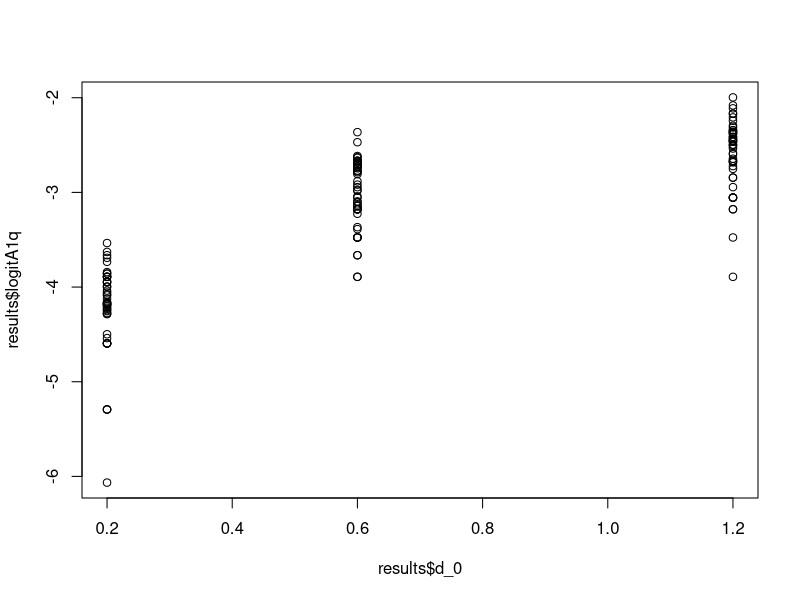
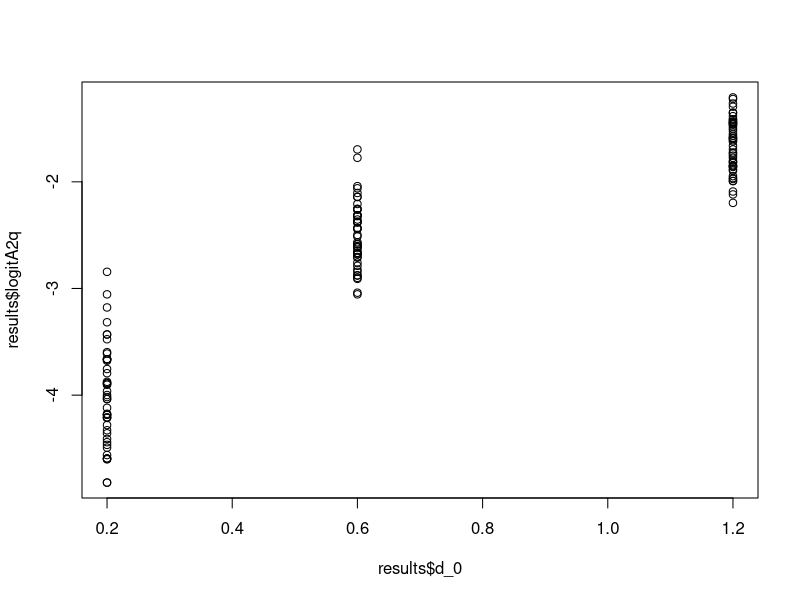
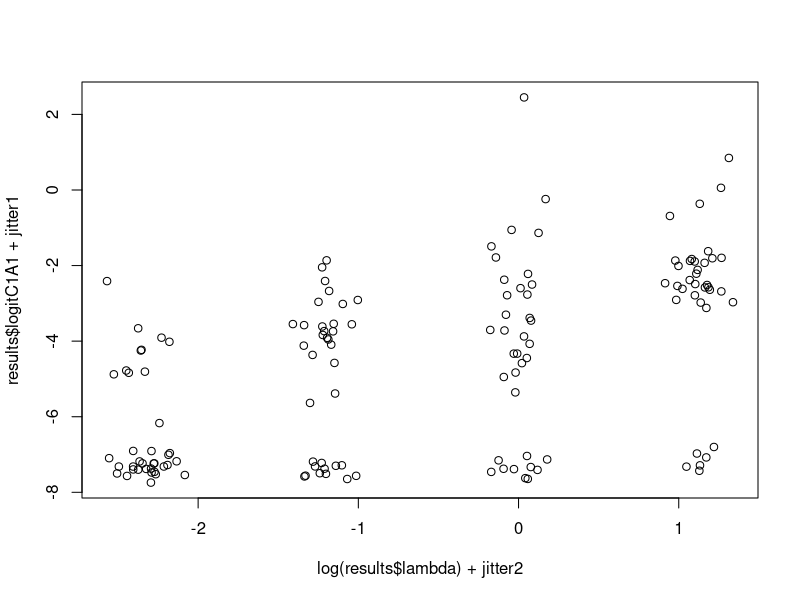
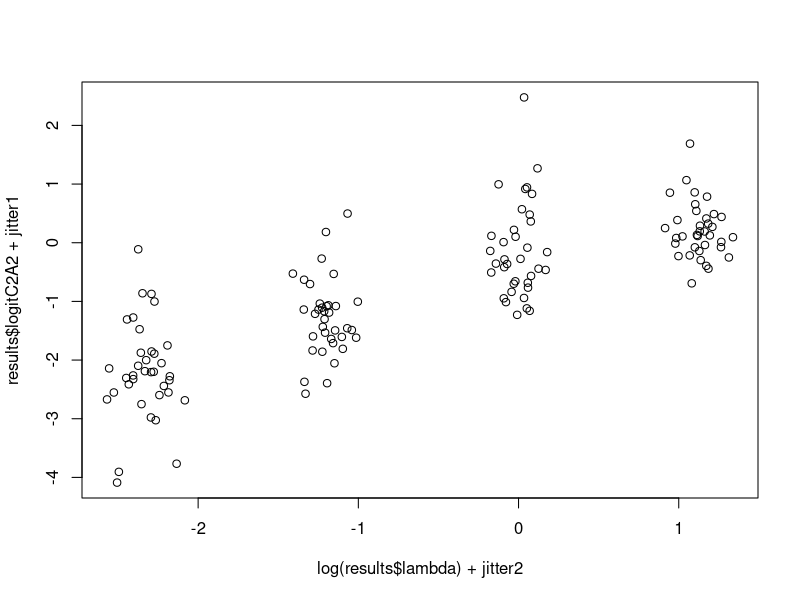

The R script that drew these images, in order:
results = read.csv("results.csv")

results$d = results$d_0
results$d_0 = results$d * results$lambda
results$mu_lambda = results$mu / results$lambda
#results$l_m_m = results$lambda - results$mu
#results$l_p_m = results$lambda + results$mu

results$A_q = results$A / results$q # possibly anomalous / total
results$C_B = results$C / results$B # anomalous / possibly anomalous and analyzable
results$C_q = results$C / results$q # anomalous / total
results$A1_q = results$A1 / results$q
results$A2_q = results$A2 / results$q
results$C1_A1 = results$C1 / results$A1
results$C2_A2 = results$C2 / results$A2

softLogit = function(x) {
  # logit(p) = log(p/(1-p))
  x = boot::logit(x)
  y = x[!is.na(x)]
  s = sd(y[y!=-Inf & y!=Inf])
  m = min(y[y!=-Inf])
  M = max(y[y!=+Inf])
  # replace -Inf with smallest non-inf value - 1 sd
  y[y==-Inf] = m - s 
  # similar
  y[y== Inf] = M + s
  x[!is.na(x)] = y
  return(x)
}

results$logitAq = softLogit(results$A_q) 
results$logitCB = softLogit(results$C_B)
results$logitCq = softLogit(results$C_q)
results$logitA1q = softLogit(results$A1_q)
results$logitA2q = softLogit(results$A2_q)
results$logitC1A1 = softLogit(results$C1_A1)
results$logitC2A2 = softLogit(results$C2_A2)

fit1 = lm(logitCq ~ ntaxa + lambda + mu_lambda + M + d_0,
          data=results)
summary(fit1)

fit00 = lm(logitA1q ~ ntaxa + lambda + mu_lambda + M + d_0,
          data=results)
fit01 = lm(logitA2q ~ ntaxa + lambda + mu_lambda + M + d_0,
           data=results)
fit10 = lm(logitC1A1 ~ ntaxa + lambda + mu_lambda + M + d_0,
           data=results)
fit11 = lm(logitC2A2 ~ ntaxa + lambda + mu_lambda + M + d_0,
           data=results)

jitter1 = rnorm(n=nrow(results), sd=0.2)
jitter2 = rnorm(n=nrow(results), sd=0.1)

summary(fit00); plot(y=results$logitA1q, x=results$d_0)
summary(fit01); plot(y=results$logitA2q, x=results$d_0)
summary(fit10); plot(y=results$logitC1A1 + jitter1, x=log(results$lambda) + jitter2)
summary(fit11); plot(y=results$logitC2A2 + jitter1, x=log(results$lambda) + jitter2)

